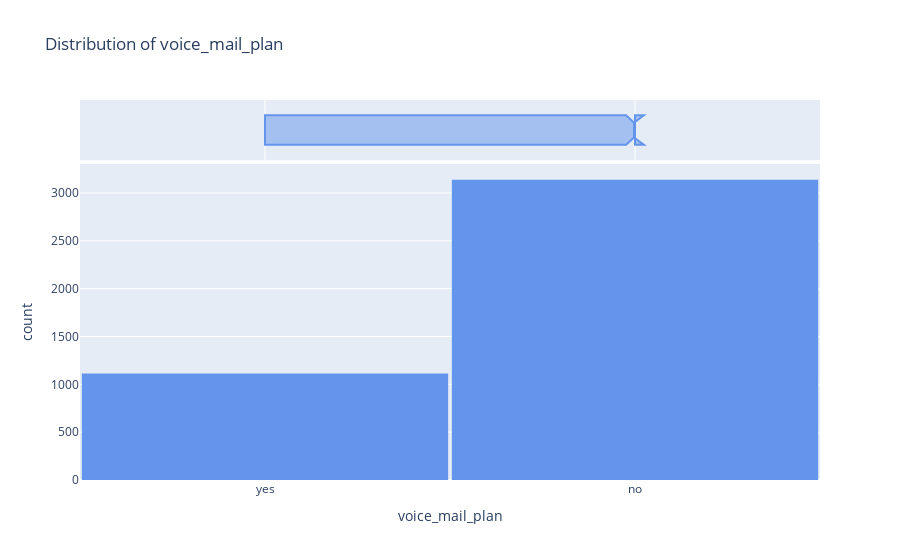

Notebook code for this chart:
### Code cell
def plotly_plot_hist(df, column, color=['cornflowerblue'], title=None):
    if title == None:
        title=f'Distribution of {column}'
    fig = px.histogram(
            df,
            x=column,
            marginal='box',
            color_discrete_sequence=color,
            title=title)
    fig.update_layout(bargap=0.01)
    fig.show()
plotly_plot_hist(df, 'voice_mail_plan')

### Figure 1 — Plotly figure (JSON) as saved in the notebook; plotly's stock layout.template omitted (floating-point values rounded to 4 significant figures; data arrays with more than 128 entries replaced by an {"elided": "..."} marker saying what was removed)
{"data": [{"alignmentgroup": "True", "bingroup": "x", "hovertemplate": "voice_mail_plan=%{x}<br>count=%{y}<extra></extra>", "legendgroup": "", "marker": {"color": "cornflowerblue", "pattern": {"shape": ""}}, "name": "", "offsetgroup": "", "orientation": "v", "showlegend": false, "type": "histogram", "x": {"elided": "4250 str values"}, "xaxis": "x", "yaxis": "y"}, {"alignmentgroup": "True", "hovertemplate": "voice_mail_plan=%{x}<extra></extra>", "legendgroup": "", "marker": {"color": "cornflowerblue"}, "name": "", "notched": true, "offsetgroup": "", "showlegend": false, "type": "box", "x": {"elided": "4250 str values"}, "xaxis": "x2", "yaxis": "y2"}], "layout": {"bargap": 0.01, "barmode": "relative", "legend": {"tracegroupgap": 0}, "title": {"text": "Distribution of voice_mail_plan"}, "xaxis": {"anchor": "y", "domain": [0, 1], "title": {"text": "voice_mail_plan"}}, "xaxis2": {"anchor": "y2", "domain": [0, 1], "matches": "x", "showgrid": true, "showticklabels": false}, "yaxis": {"anchor": "x", "domain": [0, 0.8316], "title": {"text": "count"}}, "yaxis2": {"anchor": "x2", "domain": [0.8416, 1], "matches": "y2", "showgrid": false, "showline": false, "showticklabels": false, "ticks": ""}}}
